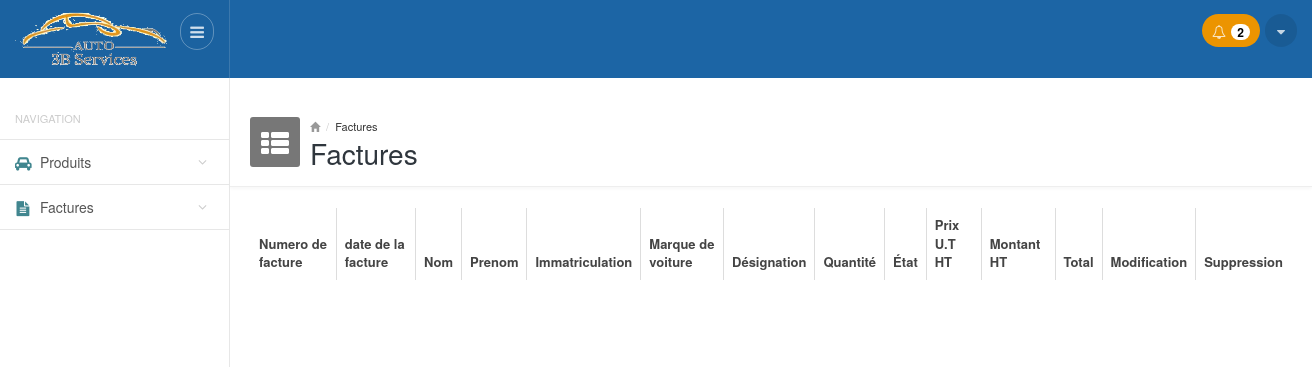
The app's page /factures.php (signed in), older data.
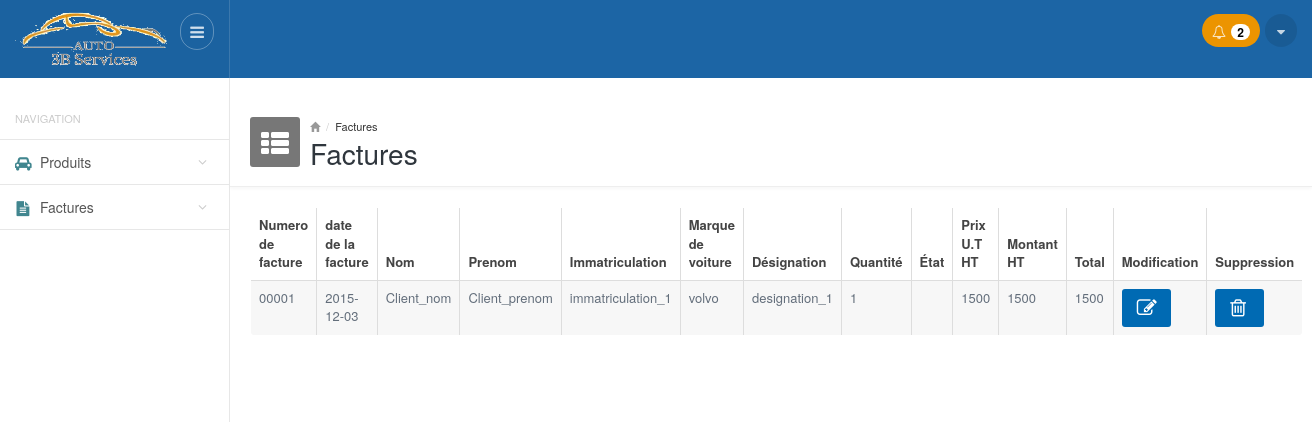
The same page, newer data.
### tables this page shows
CREATE TABLE `factures` (
  `num_fact` varchar(25) NOT NULL,
  `date_fact` date NOT NULL,
  `nom` varchar(25) NOT NULL,
  `prenom` varchar(25) NOT NULL,
  `immatriculation` varchar(25) NOT NULL,
  `marque_voiture` varchar(25) NOT NULL,
  `designation` varchar(50) NOT NULL,
  `qte` int(10) NOT NULL,
  `etat_facture` varchar(10) NOT NULL,
  `prix` float NOT NULL,
  `montant` float NOT NULL,
  `total` float NOT NULL
);

### functions.php (called while the page is built, shortened)
<?php
function getAllFactures()
{
     $result = mysql_query("SELECT * FROM factures ") or die(mysql_error());
     $factures = array();
     while($row = mysql_fetch_array($result))
        $factures[] = $row;
    return $factures;
}
?>

### factures.php (the view, shortened to what this page needs)
<?php
require_once __DIR__ . '/functions.php';
require_once __DIR__ . '/header.php'; ?>
<div class="mainpanel">
    <div class="pageheader">
        <div class="media">
            <div class="pageicon pull-left">
                <i class="fa fa-th-list"></i>
            </div>
            <div class="media-body">
                <ul class="breadcrumb">
                    <li><a href="#"><i class="glyphicon glyphicon-home"></i></a></li>
                    <li><a href="#">Factures</a></li>
                </ul>
                <h4>Factures</h4>
            </div>
        </div>
    </div>
    <div class="contentpanel">
        <div class="panel panel-primary-head">
            <table id="basicTable" class="table table-striped table-bordered responsive">
                <thead class="">
                    <tr>
                        <th>Numero de facture</th>
                        <th>date de la facture</th>
                        <th>Nom</th>
                        <th>Prenom</th>
                        <th>Immatriculation</th>
                        <th>Marque de voiture</th>
                        <th>Désignation</th>
                        <th>Quantité</th>
                        <th>État</th>
                        <th>Prix U.T HT</th>
                        <th>Montant HT</th>
                        <th>Total</th>
                        <th>Modification</th>
                        <th>Suppression</th>
                    </tr>
                </thead>
                <tbody>
                    <?php
                      $factures= getAllFactures();
                      foreach($factures as $facture){ ?>
                            <tr>
                              <td><?php echo $facture['num_fact']; ?> </td>
                              <td><?php echo $facture['date_fact']; ?> </td>
                              <td><?php echo $facture['nom']; ?> </td>
                              <td><?php echo $facture['prenom']; ?> </td>
                              <td><?php echo $facture['immatriculation']; ?> </td>
                              <td><?php echo $facture['marque_voiture']; ?> </td>
                              <td><?php echo $facture['designation']; ?> </td>
                              <td><?php echo $facture['qte']; ?> </td>
                              <td><?php echo $facture['etat_facture']; ?> </td>
                              <td><?php echo $facture['prix']; ?> </td>
                              <td><?php echo $facture['montant']; ?> </td>
                              <td><?php echo $facture['total']; ?> </td>
                              <td class="center"><a class="btn btn-primary blue_b" href="modifier_facture.php?num_fact=<?php echo $facture['num_fact']; ?>"><i class="fa fa-edit"></i></a></td>
                              <td class="center"><a class="btn btn-primary blue_b" href="php_supprimer_facture.php?num_fact=<?php echo $facture['num_fact']; ?>"><i class="fa fa-trash-o"></i></a></td>
                          </tr>
                        <?php } ?>
                </tbody>
            </table>
        </div>
        <br />
    </div>
</div>
<?php
require_once __DIR__ . '/footer.php'; ?>

Row changes from the older to the newer data that the page shows:
added factures: num_fact "00001", date_fact "2015-12-03", nom "Client_nom", prenom "Client_prenom", immatriculation "immatriculation_1", marque_voiture "volvo", designation "designation_1", qte "1", prix "1500", montant "1500", total "1500"
